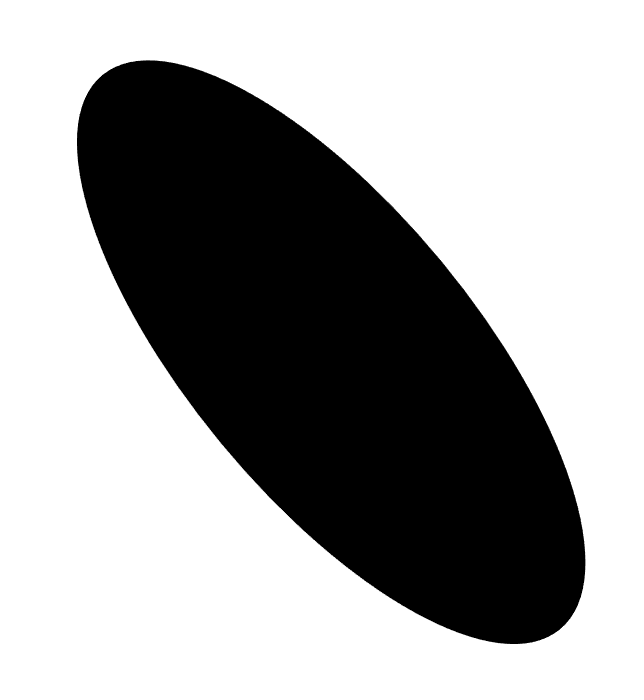
#> input picture 2024-1/GPT/01.png, 644 x 700 px; its folder holds only this picture in this run
$ jupyter execute '240126 ChatGPT-2.ipynb'
#> lines starting #> are read from the running program, lines starting #| are printed output that depends on the picture; after the words box and inside, x2 and y2 are one past the last pixel; in counts of white or black regions, pixels touching at a corner belong together
[cell 1]
import numpy as np
from skimage import measure, transform
from skimage.measure import label, regionprops
from PIL import Image
import matplotlib.pyplot as plt
import glob

[cell 2]
def load_image(file_path):
    image = Image.open(file_path)
    return image.convert('L')   # 그레이스케일로 변환

def find_properties(binary_particle):
    label_img = label(binary_particle)
    props = regionprops(label_img)[0]

    # 원본 입자의 주축과 직교하는 축의 길이를 계산
    original_axis_lengths = {
        'axis': props.major_axis_length,
        'ortho': props.minor_axis_length
    }

    orientation = props.orientation
    centroid = props.centroid
    bbox = props.bbox

    return orientation, centroid, bbox, original_axis_lengths

def add_padding(binary_particle):
    rows, cols = binary_particle.shape
    diag = int(np.sqrt(rows**2 + cols**2))
    pad_width = ((diag - rows) // 2, (diag - cols) // 2)
    padded_particle = np.pad(binary_particle, ((pad_width[0], pad_width[0]), (pad_width[1], pad_width[1])), mode='constant', constant_values=0)
    return padded_particle, pad_width

def process_particle(padded_particle, orientation, centroid, pad_width):
    # 이미지 회전
    rotation_angle = (np.pi/2 - orientation) * (180/np.pi)
    new_centroid = (centroid[0] + pad_width[0], centroid[1] + pad_width[1])
    rotated_particle = transform.rotate(padded_particle, rotation_angle, order=0, preserve_range=True, center=new_centroid)

    # 회전된 이미지에서 입자의 경계 상자를 찾아 이미지를 크롭합니다.
    label_img = label(rotated_particle > 0.5)
    props_rotated = regionprops(label_img)[0]
    minr, minc, maxr, maxc = props_rotated.bbox
    cropped_rotated_particle = rotated_particle[minr:maxr, minc:maxc]

    return cropped_rotated_particle

def adjust_particle_scale(cropped_rotated_particle, original_axis_lengths):
    # 주축과 직교축에 따라 스케일링 인자를 계산합니다.
    scale_factor_axis = original_axis_lengths['axis'] / cropped_rotated_particle.shape[1]
    scale_factor_ortho = original_axis_lengths['ortho'] / cropped_rotated_particle.shape[0]

    # 이미지를 스케일링합니다.
    scaled_particle = transform.rescale(cropped_rotated_particle, (scale_factor_ortho, scale_factor_axis), order=0, preserve_range=True, anti_aliasing=False)
    scaled_particle = (scaled_particle > 0.5).astype(int)  # 이진화

    return scaled_particle

def save_and_show_image(image_array, file_name='final_scaled_image.png'):
    # 이미지를 저장하고 화면에 보여줍니다.
    scaled_image = (1 - image_array) * 255  # 이진 이미지를 다시 그레이스케일로 변환
    image = Image.fromarray(scaled_image.astype(np.uint8))
    image.save(file_name)
    plt.imshow(image, cmap='gray')
    plt.axis('off')
    plt.show()

def main():
    image_files = glob.glob('*.png')

    for idx, file_path in enumerate(image_files):
        particle_image = load_image(file_path)
#> in load_image, image is the input picture: PIL image 644x700 RGBA; mean R, G, B, A 163.7, 163.7, 163.7, 255
        particle_array = np.array(particle_image)
        binary_particle = particle_array < 128
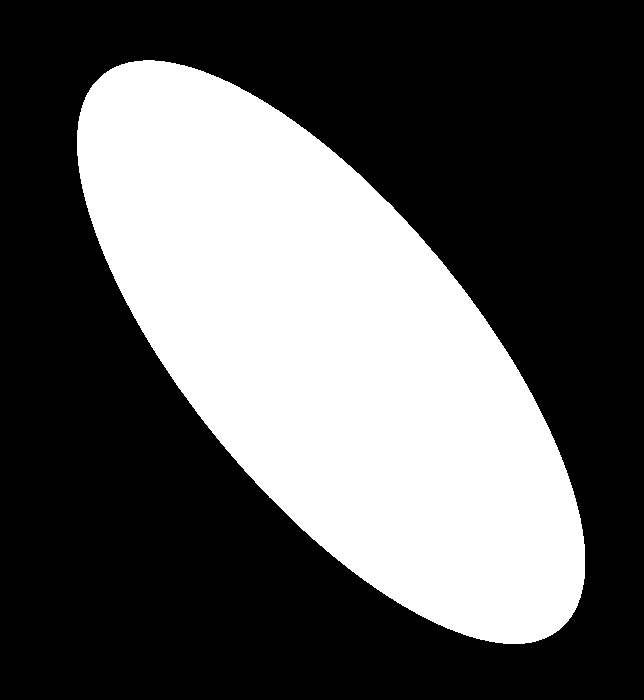
#> binary_particle: shape (700, 644) bool; 35.8% white; 1 white region, box (x1, y1, x2, y2) and area: (77, 60, 585, 644) 161559

        orientation, centroid, bbox, original_axis_lengths = find_properties(binary_particle)
#> in find_properties, `original_axis_lengths = { 'axis': props.major_axis_length, 'ortho': pr..`: original_axis_lengths = {'axis': 719.3, 'ortho': 286}
#> in find_properties, `orientation = props.orientation`: orientation = 0.69
#> in find_properties, `centroid = props.centroid`: centroid = (351.7, 330.7)
#> in find_properties, `bbox = props.bbox`: bbox = (60, 77, 644, 585)
#> orientation = 0.69; centroid = (351.7, 330.7); bbox = (60, 77, 644, 585); original_axis_lengths = {'axis': 719.3, 'ortho': 286}

        padded_particle, pad_width = add_padding(binary_particle)
#> in add_padding, `padded_particle = np.pad(binary_particle, ((pad_width[0], pad_width[0]..`:
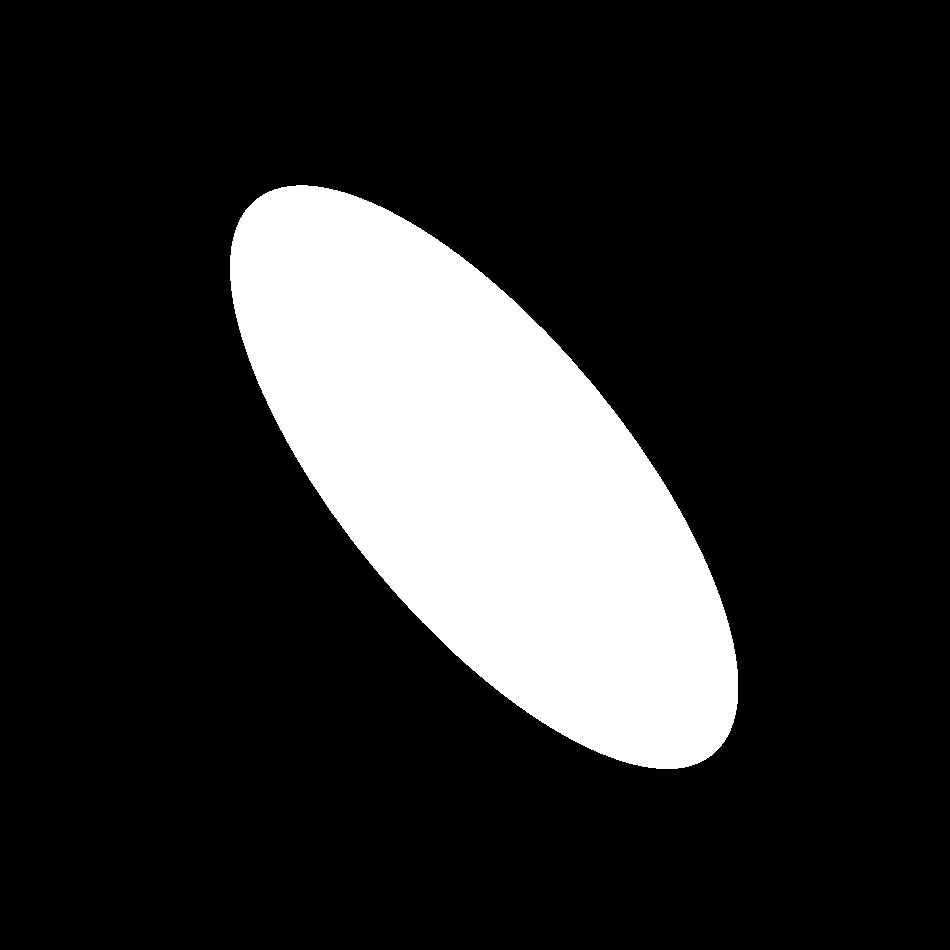
#> padded_particle: shape (950, 950) bool; 17.9% white; 1 white region, box (x1, y1, x2, y2) and area: (230, 185, 738, 769) 161559
#> pad_width = (125, 153)
        cropped_rotated_particle = process_particle(padded_particle, orientation, centroid, pad_width)
#> in process_particle, `rotation_angle = (np.pi/2 - orientation) * (180/np.pi)`: rotation_angle = 50.46
#> in process_particle, `new_centroid = (centroid[0] + pad_width[0], centroid[1] + pad_width[1])`: new_centroid = (476.7, 483.7)
#> in process_particle, `rotated_particle = transform.rotate(padded_particle, rotation_angle, o..`:
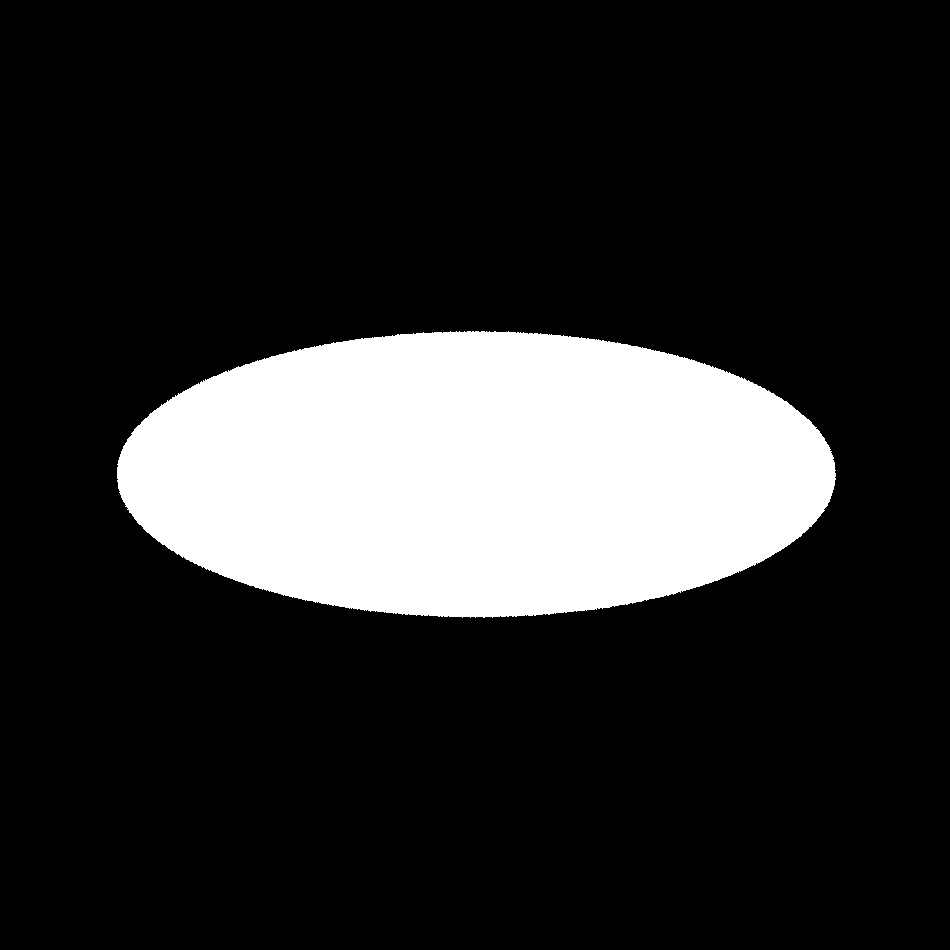
#> rotated_particle: shape (950, 950) bool; 17.9% white; 1 white region, box (x1, y1, x2, y2) and area: (117, 331, 836, 618) 161559
#> in process_particle, `minr, minc, maxr, maxc = props_rotated.bbox`: minr = 331; minc = 117; maxr = 618; maxc = 836
#> in process_particle, `cropped_rotated_particle = rotated_particle[minr:maxr, minc:maxc]`:
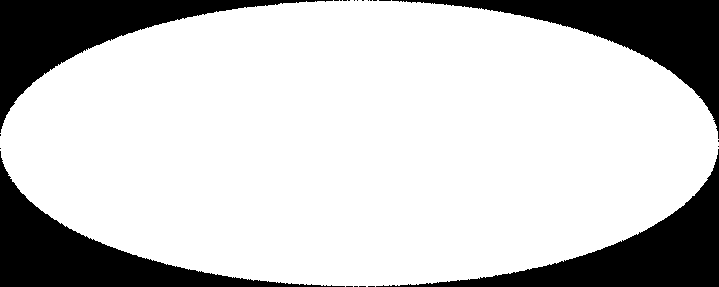
#> cropped_rotated_particle: shape (287, 719) bool; 78.3% white; 23 black regions (19 under 20 px), largest, box (x1, y1, x2, y2) and area: (376, 149, 719, 287) 11282, (0, 151, 345, 287) 11207, (392, 0, 719, 139) 11154, (0, 0, 333, 133) 11084

        # Call the scaling function with the original axis lengths.
        scaled_particle_image = adjust_particle_scale(cropped_rotated_particle, original_axis_lengths)
#> in adjust_particle_scale, `scale_factor_axis = original_axis_lengths['axis'] / cropped_rotated_pa..`: scale_factor_axis = 1
#> in adjust_particle_scale, `scale_factor_ortho = original_axis_lengths['ortho'] / cropped_rotated_..`: scale_factor_ortho = 0.996
#> in adjust_particle_scale, `scaled_particle = transform.rescale(cropped_rotated_particle, (scale_f..`:
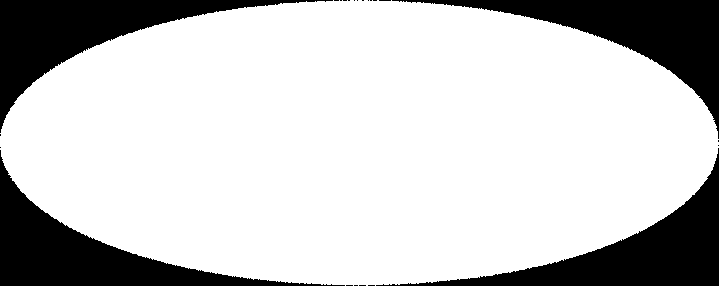
#> scaled_particle: shape (286, 719) bool; 78.2% white; 23 black regions (19 under 20 px), largest, box (x1, y1, x2, y2) and area: (376, 148, 719, 286) 11282, (0, 150, 345, 286) 11207, (392, 0, 719, 139) 11154, (0, 0, 333, 133) 11084

        output_file_name = f'processed_{idx}.png'
        save_and_show_image(scaled_particle_image, output_file_name)

$ run again, on 2024-1/GPT/05.png
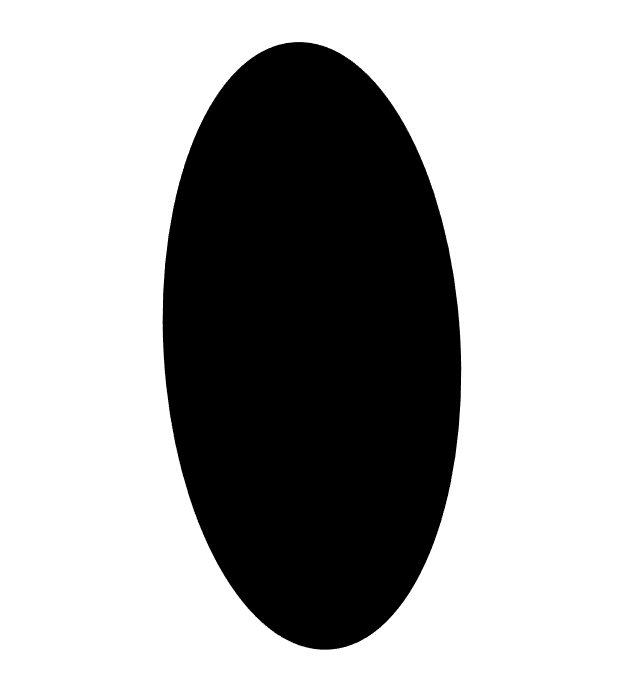
#> input picture 2024-1/GPT/05.png, 644 x 700 px
#> in load_image, image is the input picture: PIL image 644x700 RGBA; mean R, G, B, A 174.7, 174.7, 174.7, 255
#> in main, `binary_particle = particle_array < 128`:
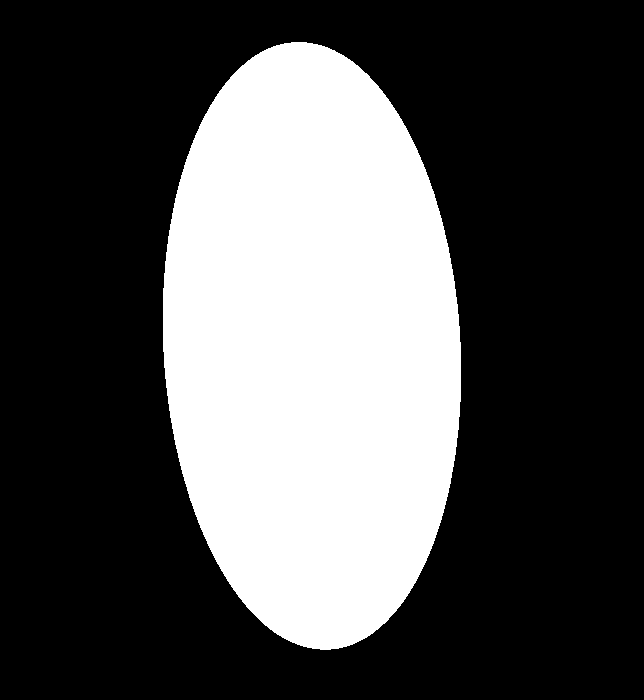
#> binary_particle: shape (700, 644) bool; 31.5% white; 1 white region, box (x1, y1, x2, y2) and area: (163, 42, 461, 650) 142052
#> in find_properties, `original_axis_lengths = { 'axis': props.major_axis_length, 'ortho': pr..`: original_axis_lengths = {'axis': 608.9, 'ortho': 297.1}
#> in find_properties, `orientation = props.orientation`: orientation = 0.0564
#> in find_properties, `centroid = props.centroid`: centroid = (345.4, 311.4)
#> in find_properties, `bbox = props.bbox`: bbox = (42, 163, 650, 461)
#> in main, `orientation, centroid, bbox, original_axis_lengths = find_properties(b..`: orientation = 0.0564; centroid = (345.4, 311.4); bbox = (42, 163, 650, 461); original_axis_lengths = {'axis': 608.9, 'ortho': 297.1}
#> padded_particle: shape (950, 950) bool; 15.7% white; 1 white region, box (x1, y1, x2, y2) and area: (316, 167, 614, 775) 142052
#> in main, `padded_particle, pad_width = add_padding(binary_particle)`: pad_width = (125, 153)
#> rotation_angle = 86.77
#> new_centroid = (470.4, 464.4)
#> rotated_particle: shape (950, 950) bool; 15.7% white; 1 white region, box (x1, y1, x2, y2) and area: (172, 322, 781, 620) 142049
#> minr = 322; minc = 172; maxr = 620; maxc = 781
#> cropped_rotated_particle: shape (298, 609) bool; 78.3% white; 8 black regions (4 under 20 px), largest, box (x1, y1, x2, y2) and area: (315, 0, 609, 139) 9915, (0, 0, 293, 142) 9894, (329, 158, 609, 298) 9801, (0, 153, 289, 298) 9793
#> scale_factor_axis = 1
#> scale_factor_ortho = 0.997
#> in adjust_particle_scale, `scaled_particle = transform.rescale(cropped_rotated_particle, (scale_f..`:
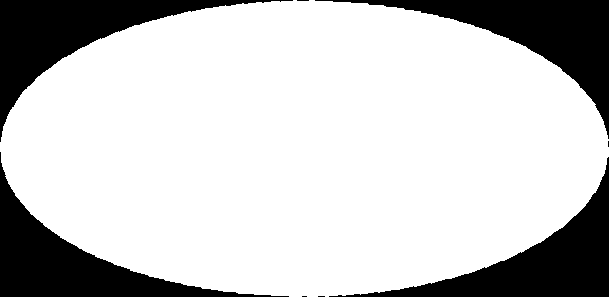
#> scaled_particle: shape (297, 609) bool; 78.2% white; 8 black regions (4 under 20 px), largest, box (x1, y1, x2, y2) and area: (315, 0, 609, 139) 9915, (0, 0, 293, 142) 9894, (329, 157, 609, 297) 9801, (0, 152, 289, 297) 9793

$ run again, on 2024-1/GPT/06.png
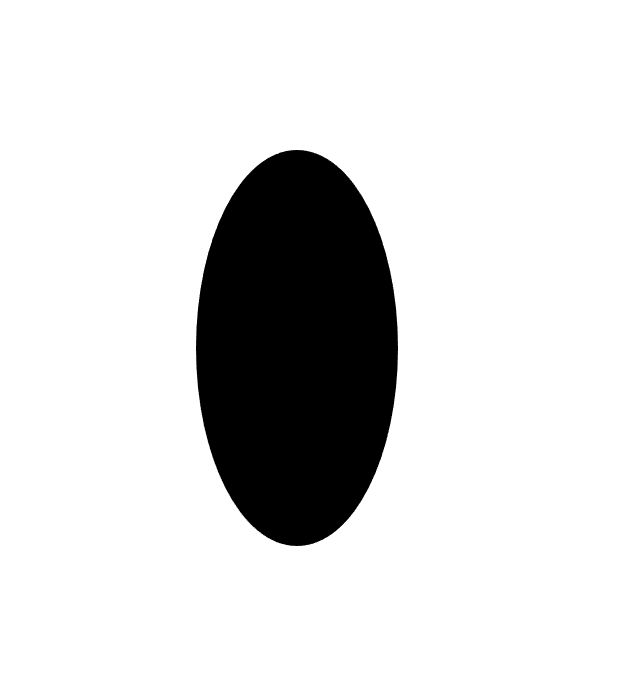
#> input picture 2024-1/GPT/06.png, 644 x 700 px
#> in load_image, image is the input picture: PIL image 644x700 RGBA; mean R, G, B, A 219.5, 219.5, 219.5, 255
#> in main, `binary_particle = particle_array < 128`:
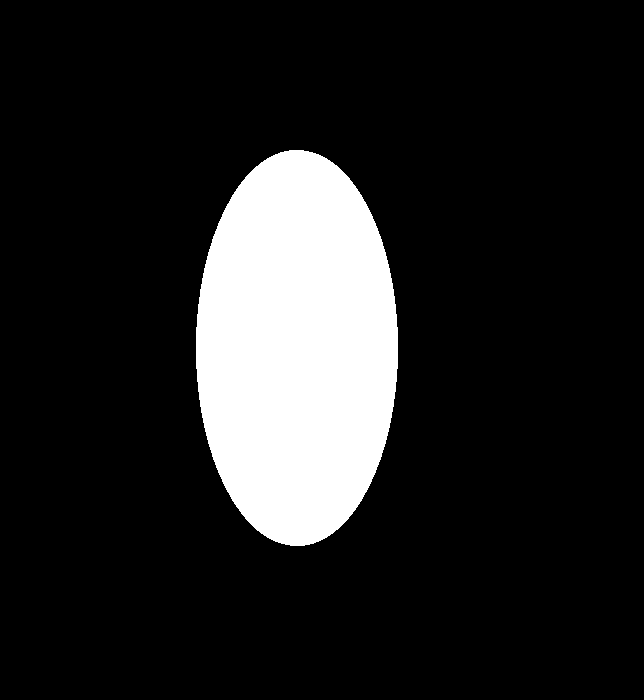
#> binary_particle: shape (700, 644) bool; 14% white; 1 white region, box (x1, y1, x2, y2) and area: (196, 150, 398, 546) 62909
#> in find_properties, `original_axis_lengths = { 'axis': props.major_axis_length, 'ortho': pr..`: original_axis_lengths = {'axis': 396.4, 'ortho': 202.1}
#> in find_properties, `orientation = props.orientation`: orientation = -0.000153
#> in find_properties, `centroid = props.centroid`: centroid = (347.5, 296.5)
#> in find_properties, `bbox = props.bbox`: bbox = (150, 196, 546, 398)
#> in main, `orientation, centroid, bbox, original_axis_lengths = find_properties(b..`: orientation = -0.000153; centroid = (347.5, 296.5); bbox = (150, 196, 546, 398); original_axis_lengths = {'axis': 396.4, 'ortho': 202.1}
#> padded_particle: shape (950, 950) bool; 7% white; 1 white region, box (x1, y1, x2, y2) and area: (349, 275, 551, 671) 62909
#> in main, `padded_particle, pad_width = add_padding(binary_particle)`: pad_width = (125, 153)
#> rotation_angle = 90.01
#> new_centroid = (472.5, 449.5)
#> rotated_particle: shape (950, 950) bool; 7% white; 1 white region, box (x1, y1, x2, y2) and area: (298, 372, 694, 574) 62909
#> minr = 372; minc = 298; maxr = 574; maxc = 694
#> in process_particle, `cropped_rotated_particle = rotated_particle[minr:maxr, minc:maxc]`:
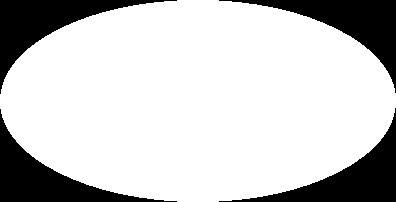
#> cropped_rotated_particle: shape (202, 396) bool; 78.6% white; 4 black regions, box (x1, y1, x2, y2) and area: (219, 0, 396, 93) 4272, (0, 109, 177, 202) 4272, (219, 108, 396, 202) 4272, (0, 0, 177, 94) 4267
#> scale_factor_axis = 1

$ run again, on 2024-1/GPT/07.png
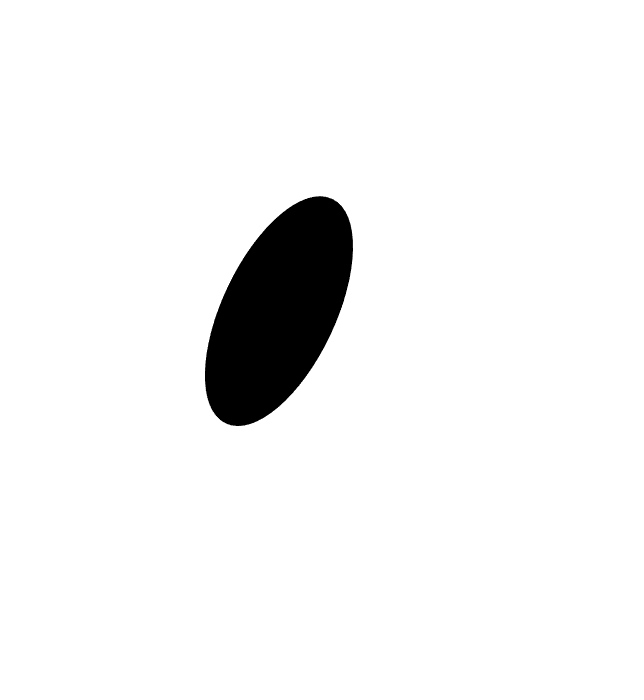
#> input picture 2024-1/GPT/07.png, 644 x 700 px
#> in load_image, image is the input picture: PIL image 644x700 RGBA; mean R, G, B, A 242.5, 242.5, 242.5, 255
#> in main, `binary_particle = particle_array < 128`:
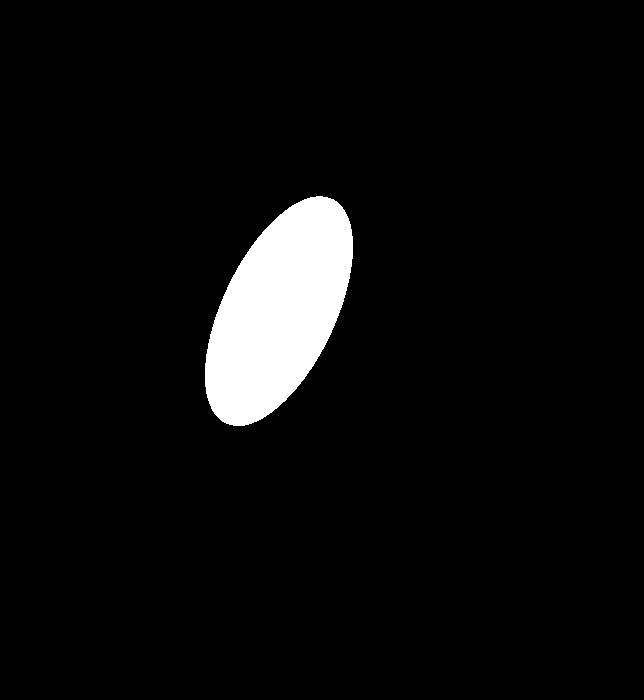
#> binary_particle: shape (700, 644) bool; 4.9% white; 1 white region, box (x1, y1, x2, y2) and area: (205, 196, 353, 426) 22166
#> in find_properties, `original_axis_lengths = { 'axis': props.major_axis_length, 'ortho': pr..`: original_axis_lengths = {'axis': 248.8, 'ortho': 113.4}
#> in find_properties, `orientation = props.orientation`: orientation = -0.443
#> in find_properties, `centroid = props.centroid`: centroid = (310.6, 278.5)
#> in find_properties, `bbox = props.bbox`: bbox = (196, 205, 426, 353)
#> in main, `orientation, centroid, bbox, original_axis_lengths = find_properties(b..`: orientation = -0.443; centroid = (310.6, 278.5); bbox = (196, 205, 426, 353); original_axis_lengths = {'axis': 248.8, 'ortho': 113.4}
#> padded_particle: shape (950, 950) bool; 2.5% white; 1 white region, box (x1, y1, x2, y2) and area: (358, 321, 506, 551) 22166
#> in main, `padded_particle, pad_width = add_padding(binary_particle)`: pad_width = (125, 153)
#> rotation_angle = 115.4
#> new_centroid = (435.6, 431.5)
#> rotated_particle: shape (950, 950) bool; 2.5% white; 1 white region, box (x1, y1, x2, y2) and area: (317, 377, 566, 491) 22162
#> minr = 377; minc = 317; maxr = 491; maxc = 566
#> cropped_rotated_particle: shape (114, 249) bool; 78.1% white; 25 black regions (21 under 20 px), largest, box (x1, y1, x2, y2) and area: (0, 59, 112, 114) 1566, (0, 0, 108, 54) 1550, (141, 61, 249, 114) 1547, (140, 0, 249, 52) 1532
#> scale_factor_axis = 0.999
#> scale_factor_ortho = 0.995
#> in adjust_particle_scale, `scaled_particle = transform.rescale(cropped_rotated_particle, (scale_f..`:
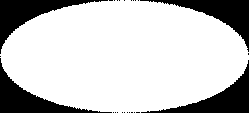
#> scaled_particle: shape (113, 249) bool; 77.9% white; 25 black regions (21 under 20 px), largest, box (x1, y1, x2, y2) and area: (0, 58, 112, 113) 1566, (0, 0, 108, 54) 1550, (141, 60, 249, 113) 1547, (140, 0, 249, 52) 1532
